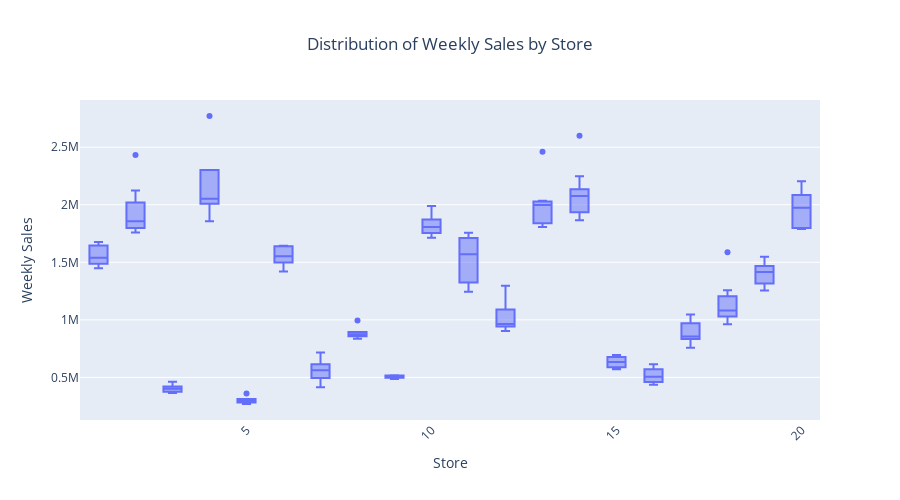

Source (notebook cell):
### Code cell
boxplot_sales_by_store(dataset)

### Figure 1 — Plotly figure (JSON) as saved in the notebook; plotly's stock layout.template omitted (floating-point values rounded to 4 significant figures; data arrays with more than 128 entries replaced by an {"elided": "..."} marker saying what was removed)
{"data": [{"alignmentgroup": "True", "boxpoints": "outliers", "hovertemplate": "Store=%{x}<br>Weekly Sales=%{y}<extra></extra>", "legendgroup": "", "marker": {"color": "#636efa"}, "name": "", "notched": false, "offsetgroup": "", "orientation": "v", "showlegend": false, "type": "box", "x": {"elided": "150 int values"}, "x0": " ", "xaxis": "x", "y": {"elided": "150 float values"}, "y0": " ", "yaxis": "y"}], "layout": {"boxmode": "group", "height": 500, "legend": {"tracegroupgap": 0}, "title": {"text": "Distribution of Weekly Sales by Store", "x": 0.5}, "xaxis": {"anchor": "y", "domain": [0, 1], "tickangle": -45, "title": {"text": "Store"}}, "yaxis": {"anchor": "x", "domain": [0, 1], "title": {"text": "Weekly Sales"}}}}
